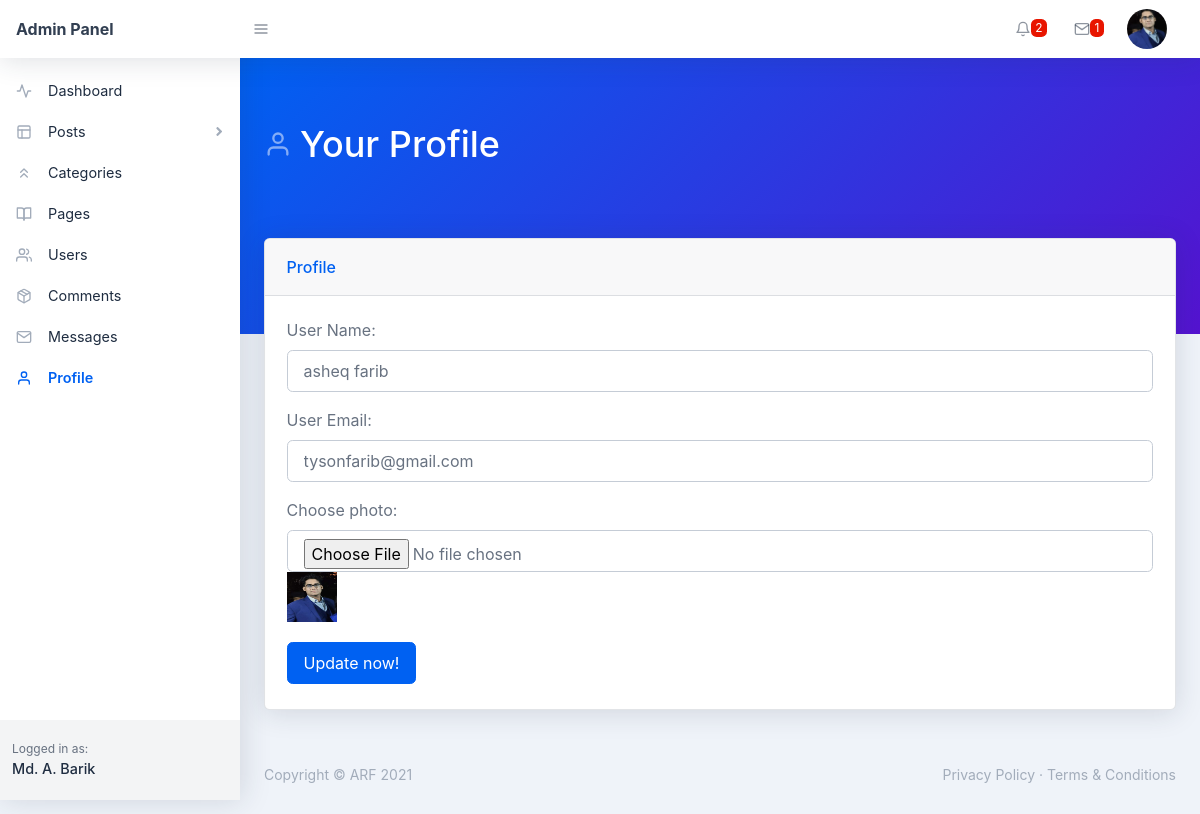
Screenshot of /backend/profile.php (signed in) with the database file from the repository.
### tables this page shows
CREATE TABLE `users` (
  `user_id` int(11) NOT NULL,
  `user_name` varchar(255) NOT NULL,
  `user_nickname` varchar(255) NOT NULL,
  `user_email` varchar(255) NOT NULL,
  `user_password` varchar(255) NOT NULL,
  `user_photo` text NOT NULL,
  `registered_on` varchar(255) NOT NULL,
  `user_role` varchar(255) NOT NULL DEFAULT 'Subscriber'
);

### backend/profile.php (the view, shortened to what this page needs)
<?php require_once('./includes/header.php'); ?>
    <body class="nav-fixed">
       <?php require_once('./includes/top-navbar.php'); ?>
        <div id="layoutSidenav">
            <div id="layoutSidenav_nav">
               <?php
                    require_once("./includes/left-sidebar.php");
                ?>
            </div>
            <div id="layoutSidenav_content">
                <main>
                    <div class="page-header pb-10 page-header-dark bg-gradient-primary-to-secondary">
                        <div class="container-fluid">
                            <div class="page-header-content">
                                <h1 class="page-header-title">
                                    <div class="page-header-icon"><i data-feather="user"></i></div>
                                    <span>Your Profile</span>
                                </h1>
                            </div>
                        </div>
                    </div>
                     <?php
                        if(isset($_COOKIE['_uid_'])) {
                            $user_id = base64_decode($_COOKIE['_uid_']);
                        } else if(isset($_SESSION['user_id'])) {
                            $user_id = $_SESSION['user_id'];
                        } else {
                            $user_id = -1;
                        }
                        $sql = "SELECT * FROM users WHERE user_id = :id";
                        $stmt = $pdo->prepare($sql);
                        $stmt->execute([
                            ':id' => $user_id
                        ]);
                        $user = $stmt->fetch(PDO::FETCH_ASSOC);
                        $user_name = $user['user_name'];
                        $user_email = $user['user_email'];
                        $user_photo = $user['user_photo'];
                    ?>
                    <div class="container-fluid mt-n10">
                        <div class="card mb-4">
                            <div class="card-header">Profile</div>
                            <div class="card-body">
                                <form action="profile.php" method="POST" enctype="multipart/form-data">
                                    <div class="form-group">
                                        <label for="user-name">User Name:</label>
                                        <input name="user-name" value="<?php echo $user_name; ?>" class="form-control" id="user-name" type="text" placeholder="User Name..." />
                                    </div>
                                    <div class="form-group">
                                        <label for="user-email">User Email:</label>
                                        <input name="user-email" value="<?php echo $user_email; ?>" class="form-control" id="user-email" type="email" placeholder="User Email..." />
                                    </div>
                                    <div class="form-group">
                                        <div class="form-group">
                                        <label for="post-title">Choose photo:</label>
                                        <input name="user-photo" class="form-control" id="post-title" type="file" />
                                        <img src="./assets/img/<?php echo $user_photo; ?>" width="50" height="50" />
                                    </div>
                                    </div>
                                    <button name="submit" class="btn btn-primary mr-2 my-1" type="submit">Update now!</button>
                                </form>
                            </div>
                        </div>
                    </div>
                </main>
<?php require_once('./includes/footer.php'); ?>

### backend/includes/top-navbar.php (shortened to what this page needs)
<nav class="topnav navbar navbar-expand shadow navbar-light bg-white" id="sidenavAccordion">
    <a class="navbar-brand d-none d-sm-block" href="index.php">Admin Panel</a><button class="btn btn-icon btn-transparent-dark order-1 order-lg-0 mr-lg-2" id="sidebarToggle" href="#"><i data-feather="menu"></i></button>
    <ul class="navbar-nav align-items-center ml-auto">
        <li class="nav-item dropdown no-caret mr-3 dropdown-notifications">
            <a class="btn btn-icon btn-transparent-dark dropdown-toggle" id="navbarDropdownAlerts" href="#" role="button" data-toggle="dropdown" aria-haspopup="true" aria-expanded="false">
                <i data-feather="bell"></i>
                <span class="badge badge-red">2</span>
            </a>
        </li>
        <li class="nav-item dropdown no-caret mr-3 dropdown-notifications">
            <a class="btn btn-icon btn-transparent-dark dropdown-toggle" id="navbarDropdownMessages" href="#" role="button" data-toggle="dropdown" aria-haspopup="true" aria-expanded="false">
                <i data-feather="mail"></i>
                <span class="badge badge-red">1</span>
            </a>
        </li>
        <?php
            if(isset($_COOKIE['_uid_'])) {
                $user_id = base64_decode($_COOKIE['_uid_']);
            } else if(isset($_SESSION['user_id'])) {
                $user_id = $_SESSION['user_id'];
            } else {
                $user_id = -1;
            }
            $sql = "SELECT * FROM users WHERE user_id = :id";
            $stmt = $pdo->prepare($sql);
            $stmt->execute([
                ':id' => $user_id
            ]);
            $user = $stmt->fetch(PDO::FETCH_ASSOC);
            $user_photo = $user['user_photo'];
        ?>
        <li class="nav-item dropdown no-caret mr-3 dropdown-user">
            <a class="btn btn-icon btn-transparent-dark dropdown-toggle" id="navbarDropdownUserImage" href="javascript:void(0);" role="button" data-toggle="dropdown" aria-haspopup="true" aria-expanded="false"><img class="img-fluid" src="./assets/img/<?php echo $user_photo; ?>"/></a>
        </li>
    </ul>
</nav>

### rows the page displays
users: user_photo (picture), user-name "asheq farib", user-email "tysonfarib@gmail.com"
